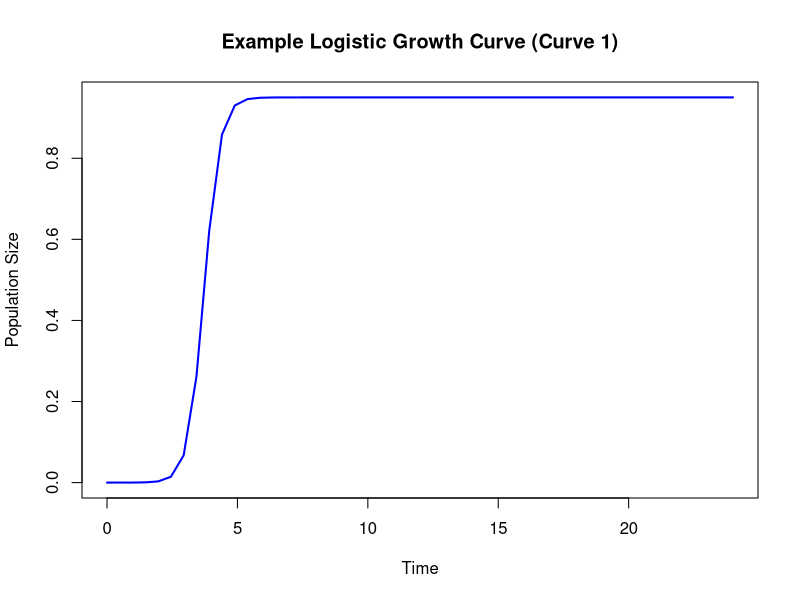
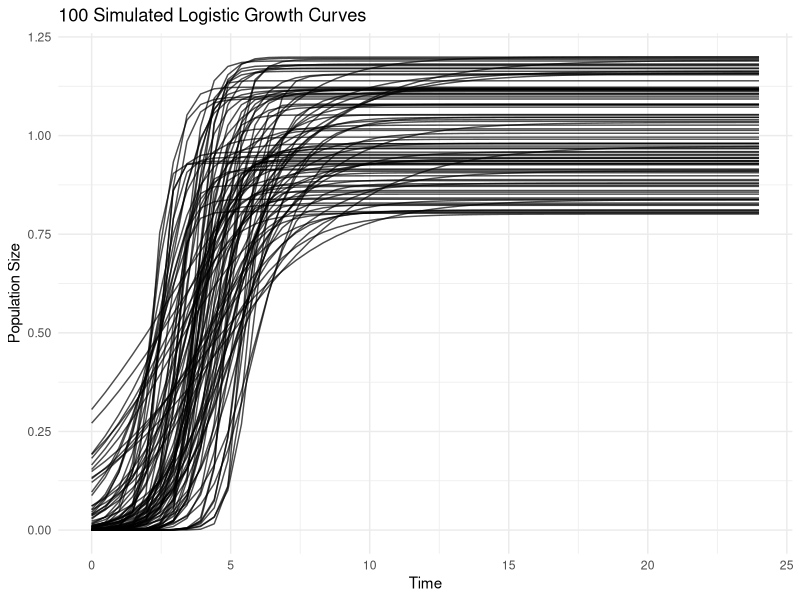

Source code (R) for these figures, in order:
# --------------------------------------------
# Logistic Growth Simulation in R
# --------------------------------------------

# 1) Logistic function
logistic_growth <- function(t, K, r, t_shift) {
  # Classic logistic:
  #   y(t) = K / (1 + exp(-r * (t - t_shift)))
  K / (1 + exp(-r * (t - t_shift)))
}

# 2) Simulate one logistic growth curve with extra parameters
simulate_growth_curve <- function(time,
                                  K             = 1.0,
                                  base_rate     = 1.0,
                                  lag_shift     = 0.0,
                                  rate_multiplier = 1.0) {
  # Effective growth rate = base_rate * rate_multiplier
  r_eff <- base_rate * rate_multiplier
  
  # Apply logistic growth over the time vector
  y_values <- sapply(time, function(t_point) {
    logistic_growth(t_point, K, r_eff, lag_shift)
  })
  
  return(y_values)
}

# 3) Generate multiple curves and combine them into one DataFrame
generate_growth_curves <- function(num_curves   = 100,
                                   time_points  = 50) {
  # Create a time vector (0 to 24 hours, for example)
  t <- seq(0, 24, length.out = time_points)
  
  # Initialize a list to store each curve's data
  curves_list <- vector("list", length = num_curves)
  
  for (i in seq_len(num_curves)) {
    # Randomize parameters for each curve
    K               <- runif(1, 0.8, 1.2)     # carrying capacity
    base_rate       <- runif(1, 0.2, 1.0)     # base logistic growth rate
    lag_shift       <- runif(1, 2, 6)         # random lag phase shift
    rate_multiplier <- runif(1, 1, 5)         # random factor for exponential steepness
    
    # Generate one logistic growth curve
    y_values <- simulate_growth_curve(
      time            = t,
      K               = K,
      base_rate       = base_rate,
      lag_shift       = lag_shift,
      rate_multiplier = rate_multiplier
    )
    
    # Create a temporary DataFrame for this curve
    df_temp <- data.frame(
      curve_id = i,
      time     = t,
      value    = y_values
    )
    
    # Add it to the list
    curves_list[[i]] <- df_temp
  }
  
  # Combine all curves into a single DataFrame
  df_all <- do.call(rbind, curves_list)
  return(df_all)
}

# --------------------------------------------
# Example Usage
# --------------------------------------------

# Generate a DataFrame with 100 curves
df_growth <- generate_growth_curves(num_curves = 100, time_points = 50)

# Check the first few rows
head(df_growth)

# (Optional) Plot the data

# -- Base R plot for one curve (curve_id == 1)
curve1 <- subset(df_growth, curve_id == 1)
plot(curve1$time, curve1$value, type = "l",
     main = "Example Logistic Growth Curve (Curve 1)",
     xlab = "Time", ylab = "Population Size",
     col = "blue", lwd = 2)

# -- ggplot2 for all curves (if ggplot2 is installed)
# install.packages("ggplot2") # Uncomment if needed
library(ggplot2)

ggplot(df_growth, aes(x = time, y = value, group = factor(curve_id))) +
  geom_line(alpha = 0.7) +
  labs(title = "100 Simulated Logistic Growth Curves",
       x = "Time",
       y = "Population Size") +
  theme_minimal()
